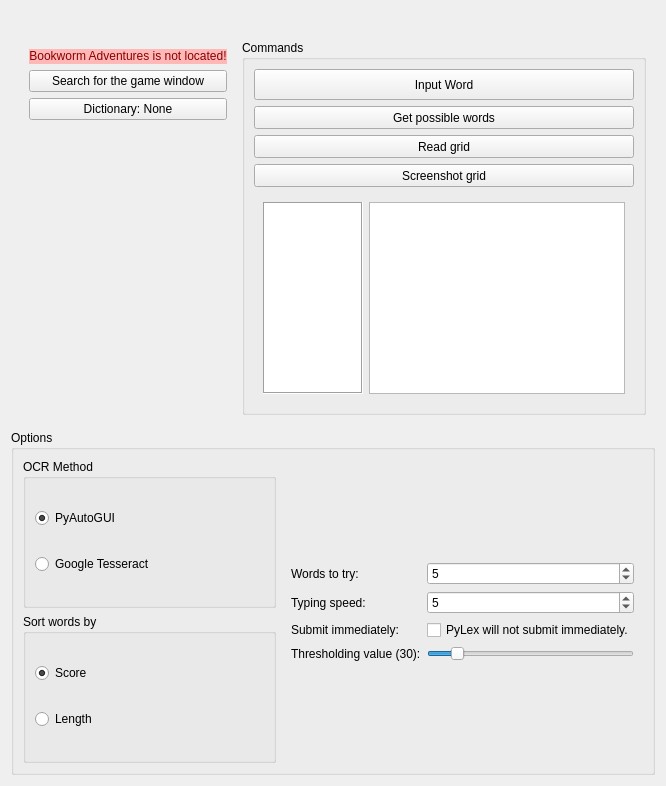
<?xml version="1.0" encoding="UTF-8"?>
<ui version="4.0">
 <class>Form</class>
 <widget class="QWidget" name="Form">
  <property name="geometry">
   <rect>
    <x>0</x>
    <y>0</y>
    <width>660</width>
    <height>786</height>
   </rect>
  </property>
  <property name="windowTitle">
   <string>PyLex</string>
  </property>
  <property name="windowIcon">
   <iconset>
    <normaloff>resources/icon.fw.png</normaloff>resources/icon.fw.png</iconset>
  </property>
  <property name="autoFillBackground">
   <bool>false</bool>
  </property>
  <property name="styleSheet">
   <string notr="true"/>
  </property>
  <layout class="QVBoxLayout" name="verticalLayout_6">
   <item>
    <layout class="QHBoxLayout" name="logoLayout">
     <item>
      <widget class="QLabel" name="logo">
       <property name="sizePolicy">
        <sizepolicy hsizetype="Fixed" vsizetype="Fixed">
         <horstretch>0</horstretch>
         <verstretch>0</verstretch>
        </sizepolicy>
       </property>
       <property name="autoFillBackground">
        <bool>false</bool>
       </property>
       <property name="text">
        <string/>
       </property>
       <property name="pixmap">
        <pixmap>resources/logof.png</pixmap>
       </property>
       <property name="scaledContents">
        <bool>true</bool>
       </property>
      </widget>
     </item>
    </layout>
   </item>
   <item>
    <widget class="QWidget" name="middleBox" native="true">
     <layout class="QHBoxLayout" name="horizontalLayout">
      <item>
       <widget class="QWidget" name="displayBox" native="true">
        <property name="sizePolicy">
         <sizepolicy hsizetype="Preferred" vsizetype="Preferred">
          <horstretch>0</horstretch>
          <verstretch>0</verstretch>
         </sizepolicy>
        </property>
        <property name="layoutDirection">
         <enum>Qt::LeftToRight</enum>
        </property>
        <layout class="QVBoxLayout" name="verticalLayout_3">
         <property name="spacing">
          <number>6</number>
         </property>
         <item>
          <widget class="QLabel" name="isGameLocated">
           <property name="maximumSize">
            <size>
             <width>16777215</width>
             <height>15</height>
            </size>
           </property>
           <property name="baseSize">
            <size>
             <width>0</width>
             <height>0</height>
            </size>
           </property>
           <property name="styleSheet">
            <string notr="true">color:darkred;
background-color:rgb(255, 184, 184);</string>
           </property>
           <property name="text">
            <string>Bookworm Adventures is not located!</string>
           </property>
           <property name="alignment">
            <set>Qt::AlignHCenter|Qt::AlignTop</set>
           </property>
           <property name="margin">
            <number>0</number>
           </property>
          </widget>
         </item>
         <item>
          <widget class="QPushButton" name="searchForGameWindow">
           <property name="toolTip">
            <string>&lt;html&gt;&lt;head/&gt;&lt;body&gt;&lt;p&gt;Upon clicking this button, PyLex will search for an instance of Bookworm Adventures volumes 1 or 2. Only usable when the game process has not already been located by PyLex.&lt;/p&gt;&lt;/body&gt;&lt;/html&gt;</string>
           </property>
           <property name="text">
            <string>Search for the game window</string>
           </property>
          </widget>
         </item>
         <item>
          <widget class="QPushButton" name="dictionary">
           <property name="toolTip">
            <string>&lt;html&gt;&lt;head/&gt;&lt;body&gt;&lt;p&gt;&lt;span style=&quot; font-weight:600; text-decoration: underline;&quot;&gt;Dictionary&lt;/span&gt;&lt;/p&gt;&lt;p&gt;A list of words PyLex uses to look up possible words to submit. By clicking on this button, you can load custom dictionaries, however the default dictionaries bundled with PyLex are ripped from the game's files, and is therefore already optimal.&lt;/p&gt;&lt;/body&gt;&lt;/html&gt;</string>
           </property>
           <property name="text">
            <string>Dictionary: None</string>
           </property>
          </widget>
         </item>
         <item>
          <widget class="QWidget" name="displayContainer" native="true">
           <layout class="QGridLayout" name="gridLayout_3">
            <property name="leftMargin">
             <number>0</number>
            </property>
            <property name="topMargin">
             <number>0</number>
            </property>
            <property name="rightMargin">
             <number>0</number>
            </property>
            <property name="bottomMargin">
             <number>0</number>
            </property>
            <property name="spacing">
             <number>0</number>
            </property>
            <item row="0" column="0">
             <widget class="QLabel" name="display">
              <property name="sizePolicy">
               <sizepolicy hsizetype="Fixed" vsizetype="Fixed">
                <horstretch>0</horstretch>
                <verstretch>0</verstretch>
               </sizepolicy>
              </property>
              <property name="toolTip">
               <string>&lt;html&gt;&lt;head/&gt;&lt;body&gt;&lt;p&gt;A display for the screenshots.&lt;/p&gt;&lt;/body&gt;&lt;/html&gt;</string>
              </property>
              <property name="layoutDirection">
               <enum>Qt::LeftToRight</enum>
              </property>
              <property name="text">
               <string/>
              </property>
              <property name="pixmap">
               <pixmap>resources/gridTemplate.png</pixmap>
              </property>
              <property name="scaledContents">
               <bool>true</bool>
              </property>
              <property name="wordWrap">
               <bool>false</bool>
              </property>
             </widget>
            </item>
           </layout>
          </widget>
         </item>
        </layout>
       </widget>
      </item>
      <item>
       <widget class="QGroupBox" name="commandsBox">
        <property name="title">
         <string>Commands</string>
        </property>
        <layout class="QVBoxLayout" name="verticalLayout_4">
         <item>
          <widget class="QPushButton" name="inputWord">
           <property name="minimumSize">
            <size>
             <width>0</width>
             <height>31</height>
            </size>
           </property>
           <property name="maximumSize">
            <size>
             <width>1000</width>
             <height>31</height>
            </size>
           </property>
           <property name="toolTip">
            <string>&lt;html&gt;&lt;head/&gt;&lt;body&gt;&lt;p&gt;Screenshots and reads the grid, then proceeds to type out words to submit.&lt;/p&gt;&lt;/body&gt;&lt;/html&gt;</string>
           </property>
           <property name="text">
            <string>Input Word</string>
           </property>
          </widget>
         </item>
         <item>
          <widget class="QPushButton" name="getPossibleWords">
           <property name="minimumSize">
            <size>
             <width>0</width>
             <height>23</height>
            </size>
           </property>
           <property name="maximumSize">
            <size>
             <width>16777215</width>
             <height>23</height>
            </size>
           </property>
           <property name="toolTip">
            <string>&lt;html&gt;&lt;head/&gt;&lt;body&gt;&lt;p&gt;Screenshots and reads the grid, then outputs the best possible words below without automatically inputting them.&lt;/p&gt;&lt;/body&gt;&lt;/html&gt;</string>
           </property>
           <property name="text">
            <string>Get possible words</string>
           </property>
          </widget>
         </item>
         <item>
          <widget class="QPushButton" name="readGrid">
           <property name="minimumSize">
            <size>
             <width>0</width>
             <height>23</height>
            </size>
           </property>
           <property name="maximumSize">
            <size>
             <width>16777215</width>
             <height>23</height>
            </size>
           </property>
           <property name="toolTip">
            <string>&lt;html&gt;&lt;head/&gt;&lt;body&gt;&lt;p&gt;Screenshots and reads the grid, then outputs it to the display box below.&lt;/p&gt;&lt;/body&gt;&lt;/html&gt;</string>
           </property>
           <property name="text">
            <string>Read grid</string>
           </property>
          </widget>
         </item>
         <item>
          <widget class="QPushButton" name="screenshotGrid">
           <property name="minimumSize">
            <size>
             <width>0</width>
             <height>23</height>
            </size>
           </property>
           <property name="maximumSize">
            <size>
             <width>16777215</width>
             <height>23</height>
            </size>
           </property>
           <property name="toolTip">
            <string>&lt;html&gt;&lt;head/&gt;&lt;body&gt;&lt;p&gt;Screenshots the grid and puts the image on the left.&lt;/p&gt;&lt;/body&gt;&lt;/html&gt;</string>
           </property>
           <property name="text">
            <string>Screenshot grid</string>
           </property>
          </widget>
         </item>
         <item>
          <widget class="QWidget" name="gridAndWordsBox" native="true">
           <layout class="QGridLayout" name="gridLayout" columnstretch="0,0">
            <property name="sizeConstraint">
             <enum>QLayout::SetDefaultConstraint</enum>
            </property>
            <property name="leftMargin">
             <number>9</number>
            </property>
            <property name="spacing">
             <number>6</number>
            </property>
            <item row="0" column="0">
             <widget class="QPlainTextEdit" name="gridBox">
              <property name="sizePolicy">
               <sizepolicy hsizetype="Fixed" vsizetype="Fixed">
                <horstretch>0</horstretch>
                <verstretch>0</verstretch>
               </sizepolicy>
              </property>
              <property name="minimumSize">
               <size>
                <width>100</width>
                <height>0</height>
               </size>
              </property>
              <property name="maximumSize">
               <size>
                <width>124</width>
                <height>16777215</height>
               </size>
              </property>
              <property name="font">
               <font>
                <family>Cooper Std Black</family>
                <pointsize>16</pointsize>
                <weight>75</weight>
                <bold>true</bold>
               </font>
              </property>
              <property name="toolTip">
               <string>&lt;html&gt;&lt;head/&gt;&lt;body&gt;&lt;p&gt;A display for the read grid.&lt;/p&gt;&lt;/body&gt;&lt;/html&gt;</string>
              </property>
              <property name="layoutDirection">
               <enum>Qt::LeftToRight</enum>
              </property>
              <property name="frameShape">
               <enum>QFrame::Box</enum>
              </property>
              <property name="frameShadow">
               <enum>QFrame::Sunken</enum>
              </property>
              <property name="lineWidth">
               <number>1</number>
              </property>
              <property name="verticalScrollBarPolicy">
               <enum>Qt::ScrollBarAlwaysOff</enum>
              </property>
              <property name="horizontalScrollBarPolicy">
               <enum>Qt::ScrollBarAlwaysOff</enum>
              </property>
              <property name="readOnly">
               <bool>true</bool>
              </property>
              <property name="plainText">
               <string/>
              </property>
              <property name="centerOnScroll">
               <bool>false</bool>
              </property>
              <property name="placeholderText">
               <string>ABCD</string>
              </property>
             </widget>
            </item>
            <item row="0" column="1">
             <widget class="QPlainTextEdit" name="possibleWordsBox">
              <property name="sizePolicy">
               <sizepolicy hsizetype="Fixed" vsizetype="Fixed">
                <horstretch>0</horstretch>
                <verstretch>0</verstretch>
               </sizepolicy>
              </property>
              <property name="font">
               <font>
                <family>Cooper Std Black</family>
                <pointsize>14</pointsize>
                <weight>75</weight>
                <bold>true</bold>
               </font>
              </property>
              <property name="toolTip">
               <string>&lt;html&gt;&lt;head/&gt;&lt;body&gt;&lt;p&gt;A display for the list of possible words.&lt;/p&gt;&lt;/body&gt;&lt;/html&gt;</string>
              </property>
              <property name="readOnly">
               <bool>true</bool>
              </property>
              <property name="plainText">
               <string/>
              </property>
              <property name="placeholderText">
               <string>misunderstanding</string>
              </property>
             </widget>
            </item>
           </layout>
          </widget>
         </item>
        </layout>
       </widget>
      </item>
     </layout>
    </widget>
   </item>
   <item>
    <widget class="QGroupBox" name="optionsBox">
     <property name="title">
      <string>Options</string>
     </property>
     <layout class="QGridLayout" name="gridLayout_2" rowstretch="0,0" columnstretch="0,0">
      <item row="0" column="0">
       <widget class="QGroupBox" name="ocrMethodBox">
        <property name="title">
         <string>OCR Method</string>
        </property>
        <layout class="QVBoxLayout" name="verticalLayout">
         <item>
          <widget class="QRadioButton" name="radioPyautogui">
           <property name="toolTip">
            <string>&lt;html&gt;&lt;head/&gt;&lt;body&gt;&lt;p&gt;&lt;span style=&quot; font-weight:600; text-decoration: underline;&quot;&gt;PyAutoGUI&lt;/span&gt;&lt;/p&gt;&lt;p&gt;A reading approach using PyAutoGUI using sample images. More reliable than Google Tesseract.&lt;/p&gt;&lt;/body&gt;&lt;/html&gt;</string>
           </property>
           <property name="text">
            <string>PyAutoGUI</string>
           </property>
           <property name="checked">
            <bool>true</bool>
           </property>
          </widget>
         </item>
         <item>
          <widget class="QRadioButton" name="radioTesseract">
           <property name="toolTip">
            <string>&lt;html&gt;&lt;head/&gt;&lt;body&gt;&lt;p&gt;&lt;span style=&quot; font-weight:600; text-decoration: underline;&quot;&gt;Google Tesseract&lt;/span&gt;&lt;/p&gt;&lt;p&gt;A type of OCR technology provided by Google. It's less reliable than PyAutoGUI, and a little experimental.&lt;/p&gt;&lt;/body&gt;&lt;/html&gt;</string>
           </property>
           <property name="text">
            <string>Google Tesseract</string>
           </property>
           <property name="checked">
            <bool>false</bool>
           </property>
          </widget>
         </item>
        </layout>
       </widget>
      </item>
      <item row="1" column="0">
       <widget class="QGroupBox" name="sortWordsByBox">
        <property name="title">
         <string>Sort words by</string>
        </property>
        <layout class="QVBoxLayout" name="verticalLayout_2">
         <item>
          <widget class="QRadioButton" name="radioSortByScore">
           <property name="toolTip">
            <string>&lt;html&gt;&lt;head/&gt;&lt;body&gt;&lt;p&gt;&lt;span style=&quot; font-weight:600; text-decoration: underline;&quot;&gt;Sort words by score&lt;/span&gt;&lt;/p&gt;&lt;p&gt;Sorts words by their score in Bookworm Adventures.&lt;/p&gt;&lt;/body&gt;&lt;/html&gt;</string>
           </property>
           <property name="text">
            <string>Score</string>
           </property>
           <property name="checked">
            <bool>true</bool>
           </property>
          </widget>
         </item>
         <item>
          <widget class="QRadioButton" name="radioSortByLength">
           <property name="toolTip">
            <string>&lt;html&gt;&lt;head/&gt;&lt;body&gt;&lt;p&gt;&lt;span style=&quot; font-weight:600; text-decoration: underline;&quot;&gt;Sort words by length&lt;/span&gt;&lt;/p&gt;&lt;p&gt;Sorts words by how long they are. If words are the same length, they are sorted alphabetically.&lt;/p&gt;&lt;/body&gt;&lt;/html&gt;</string>
           </property>
           <property name="text">
            <string>Length</string>
           </property>
          </widget>
         </item>
        </layout>
       </widget>
      </item>
      <item row="0" column="1" rowspan="2">
       <widget class="QWidget" name="wordsToTryBox" native="true">
        <layout class="QFormLayout" name="formLayout">
         <property name="formAlignment">
          <set>Qt::AlignLeading|Qt::AlignLeft|Qt::AlignVCenter</set>
         </property>
         <item row="0" column="0">
          <widget class="QLabel" name="wordsToTryLabel">
           <property name="toolTip">
            <string>&lt;html&gt;&lt;head/&gt;&lt;body&gt;&lt;p&gt;&lt;span style=&quot; font-weight:600; text-decoration: underline;&quot;&gt;Words to try&lt;/span&gt;&lt;/p&gt;&lt;p&gt;The number of words to try typing out into the grid before giving up. For example, if this was 5, PyLex will try typing out the best 5 words it can find. If none of them work, it will then give up.&lt;/p&gt;&lt;/body&gt;&lt;/html&gt;</string>
           </property>
           <property name="text">
            <string>Words to try:</string>
           </property>
          </widget>
         </item>
         <item row="0" column="1">
          <widget class="QSpinBox" name="wordsToTrySpinBox">
           <property name="toolTip">
            <string/>
           </property>
           <property name="value">
            <number>5</number>
           </property>
          </widget>
         </item>
         <item row="1" column="0">
          <widget class="QLabel" name="typingSpeedLabel">
           <property name="toolTip">
            <string>&lt;html&gt;&lt;head/&gt;&lt;body&gt;&lt;p&gt;&lt;span style=&quot; font-weight:600; text-decoration: underline;&quot;&gt;Typing speed&lt;/span&gt;&lt;/p&gt;&lt;p&gt;How fast PyLex will type words, with 1 being the slowest and 10 being the fastest.&lt;/p&gt;&lt;/body&gt;&lt;/html&gt;</string>
           </property>
           <property name="text">
            <string>Typing speed:</string>
           </property>
          </widget>
         </item>
         <item row="1" column="1">
          <widget class="QSpinBox" name="typingSpeedSpinBox">
           <property name="minimum">
            <number>1</number>
           </property>
           <property name="maximum">
            <number>10</number>
           </property>
           <property name="value">
            <number>5</number>
           </property>
          </widget>
         </item>
         <item row="2" column="0">
          <widget class="QLabel" name="submitImmediateLabel">
           <property name="toolTip">
            <string>&lt;html&gt;&lt;head/&gt;&lt;body&gt;&lt;p&gt;&lt;span style=&quot; font-weight:600; text-decoration: underline;&quot;&gt;Submit immediately&lt;/span&gt;&lt;/p&gt;&lt;p&gt;When unticked, PyLex will give you some time to look at the word it has typed before it submits.&lt;/p&gt;&lt;/body&gt;&lt;/html&gt;</string>
           </property>
           <property name="text">
            <string>Submit immediately:</string>
           </property>
          </widget>
         </item>
         <item row="2" column="1">
          <widget class="QCheckBox" name="submitImmediateBox">
           <property name="text">
            <string>PyLex will not submit immediately.</string>
           </property>
           <property name="checked">
            <bool>false</bool>
           </property>
           <property name="tristate">
            <bool>false</bool>
           </property>
          </widget>
         </item>
         <item row="3" column="0">
          <widget class="QLabel" name="tesseractThresholdLabel">
           <property name="toolTip">
            <string>&lt;html&gt;&lt;head/&gt;&lt;body&gt;&lt;p&gt;&lt;span style=&quot; font-weight:600; text-decoration: underline;&quot;&gt;Thresholding value&lt;/span&gt;&lt;/p&gt;&lt;p&gt;How strongly PyLex should filter out black in screenshots, with 0 (far left) filtering out the most and 255 (far right) filtering out the least.&lt;/p&gt;&lt;/body&gt;&lt;/html&gt;</string>
           </property>
           <property name="text">
            <string>Thresholding value (30):</string>
           </property>
          </widget>
         </item>
         <item row="3" column="1">
          <widget class="QSlider" name="tesseractThresholdSlider">
           <property name="sizePolicy">
            <sizepolicy hsizetype="Preferred" vsizetype="Fixed">
             <horstretch>0</horstretch>
             <verstretch>0</verstretch>
            </sizepolicy>
           </property>
           <property name="maximum">
            <number>255</number>
           </property>
           <property name="value">
            <number>30</number>
           </property>
           <property name="orientation">
            <enum>Qt::Horizontal</enum>
           </property>
          </widget>
         </item>
        </layout>
       </widget>
      </item>
     </layout>
    </widget>
   </item>
  </layout>
 </widget>
 <tabstops>
  <tabstop>inputWord</tabstop>
  <tabstop>getPossibleWords</tabstop>
  <tabstop>readGrid</tabstop>
  <tabstop>screenshotGrid</tabstop>
  <tabstop>gridBox</tabstop>
  <tabstop>possibleWordsBox</tabstop>
  <tabstop>radioPyautogui</tabstop>
  <tabstop>radioTesseract</tabstop>
  <tabstop>wordsToTrySpinBox</tabstop>
  <tabstop>radioSortByScore</tabstop>
  <tabstop>radioSortByLength</tabstop>
 </tabstops>
 <resources/>
 <connections/>
</ui>
